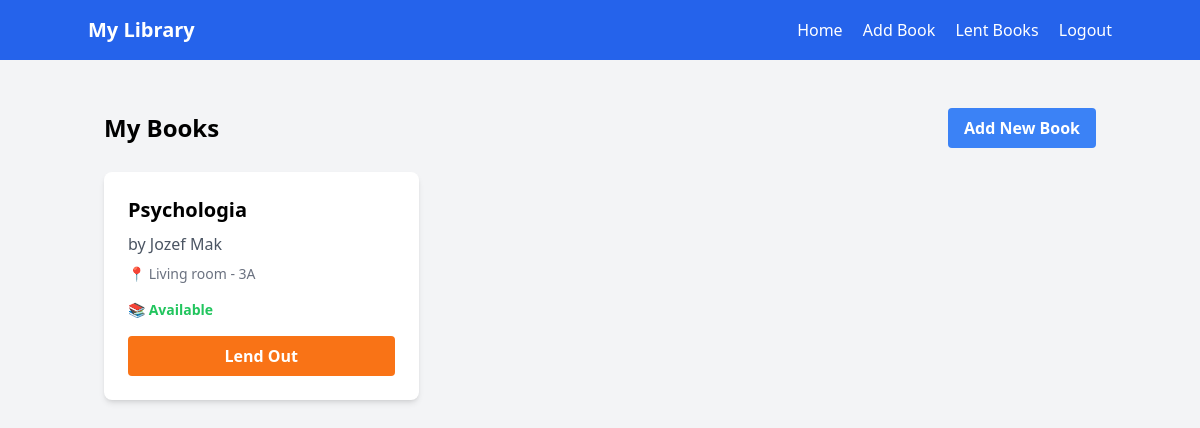
Page / (signed in) on the earlier database version.
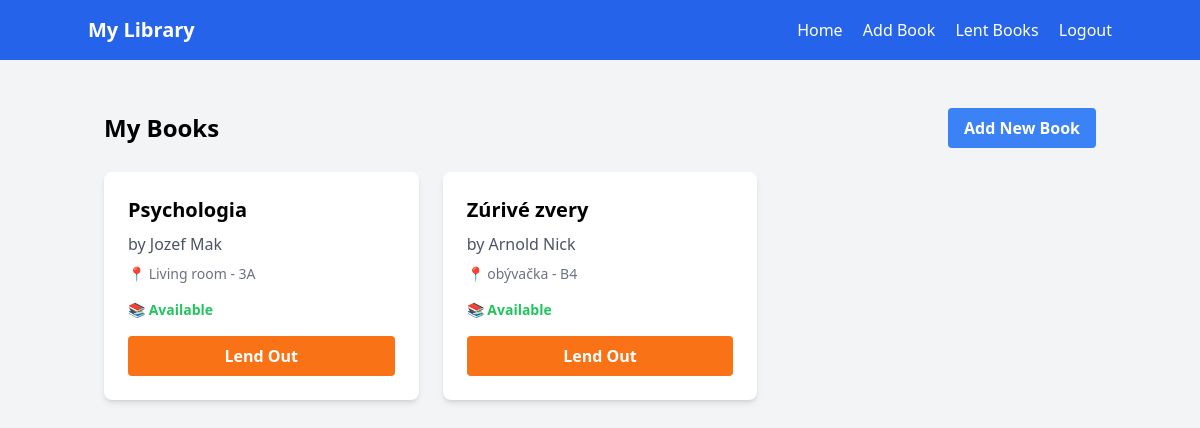
Same page on the later database version.
### app.py (models this page shows)
class Book(db.Model):
    id = db.Column(db.Integer, primary_key=True)
    title = db.Column(db.String(200), nullable=False)
    author = db.Column(db.String(100), nullable=False)
    room = db.Column(db.String(50), nullable=False)
    shelf = db.Column(db.String(50), nullable=False)
    is_lent = db.Column(db.Boolean, default=False)
    lent_to = db.Column(db.String(100), nullable=True)
    lent_date = db.Column(db.DateTime, nullable=True)

### app.py (the view)
@app.route('/')
@login_required
def index():
    books = Book.query.all()
    return render_template('index.html', books=books)

### app.py (called while the page is built)
@login_manager.user_loader
def load_user(user_id):
    return User.query.get(int(user_id))

### templates/index.html (shortened to what this page needs)
{% extends "base.html" %}
{% block content %}
<div class="flex justify-between items-center mb-6">
    <h2 class="text-2xl font-bold">My Books</h2>
    <a href="{{ url_for('add_book') }}"
       class="bg-blue-500 hover:bg-blue-700 text-white font-bold py-2 px-4 rounded">
        Add New Book
    </a>
</div>
{% if books %}
    <div class="grid grid-cols-1 md:grid-cols-2 lg:grid-cols-3 gap-6">
        {% for book in books %}
        <div class="bg-white rounded-lg shadow-md p-6 {% if book.is_lent %}border-l-4 border-orange-500{% endif %}">
            <h3 class="text-xl font-bold mb-2">{{ book.title }}</h3>
            <p class="text-gray-600 mb-2">by {{ book.author }}</p>
            <p class="text-sm text-gray-500 mb-4">📍 {{ book.room }} - {{ book.shelf }}</p>
            {% if book.is_lent %}
                <div class="bg-orange-50 p-3 rounded mb-4">
                    <p class="text-orange-700 font-semibold">📤 Lent to: {{ book.lent_to }}</p>
                    <p class="text-orange-600 text-sm">Since: {{ book.lent_date.strftime('%B %d, %Y') }}</p>
                </div>
                <a href="{{ url_for('return_book', book_id=book.id) }}"
                   class="w-full bg-green-500 hover:bg-green-700 text-white font-bold py-2 px-4 rounded text-center block"
                   onclick="return confirm('Mark this book as returned?')">
                    Mark as Returned
                </a>
            {% else %}
                <div class="mb-4">
                    <p class="text-green-500 text-sm font-semibold">📚 Available</p>
                </div>
                <a href="{{ url_for('lend_book', book_id=book.id) }}"
                   class="w-full bg-orange-500 hover:bg-orange-700 text-white font-bold py-2 px-4 rounded text-center block">
                    Lend Out
                </a>
            {% endif %}
        </div>
        {% endfor %}
    </div>
{% endif %}
{% endblock %}

### templates/base.html (shortened to what this page needs)
<!DOCTYPE html>
<html lang="en">
<head>
    <script src="https://cdn.tailwindcss.com"></script>
</head>
<body class="bg-gray-100">
    <nav class="bg-blue-600 text-white p-4">
    <div class="container mx-auto flex justify-between items-center">
        <h1 class="text-xl font-bold">My Library</h1>
        {% if current_user.is_authenticated %}
            <div class="space-x-4">
                <a href="{{ url_for('index') }}" class="hover:underline">Home</a>
                <a href="{{ url_for('add_book') }}" class="hover:underline">Add Book</a>
                <a href="{{ url_for('lent_books') }}" class="hover:underline">Lent Books</a>
                <a href="{{ url_for('logout') }}" class="hover:underline">Logout</a>
            </div>
        {% endif %}
    </div>
</nav>
    <main class="container mx-auto mt-8 p-4">
        {% block content %}{% endblock %}
    </main>
</body>
</html>

Differences in the rows shown:
added Book: title "Zúrivé zvery", author "Arnold Nick", room "obývačka", shelf "B4"
